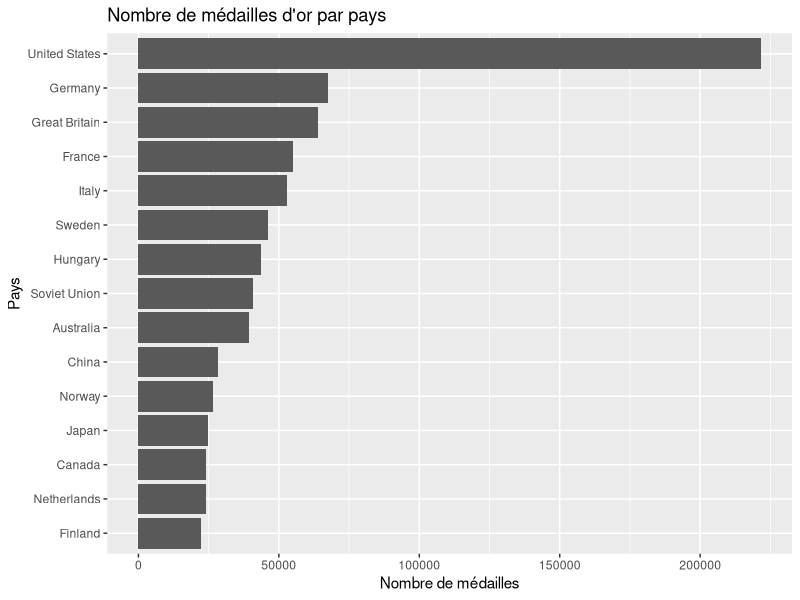
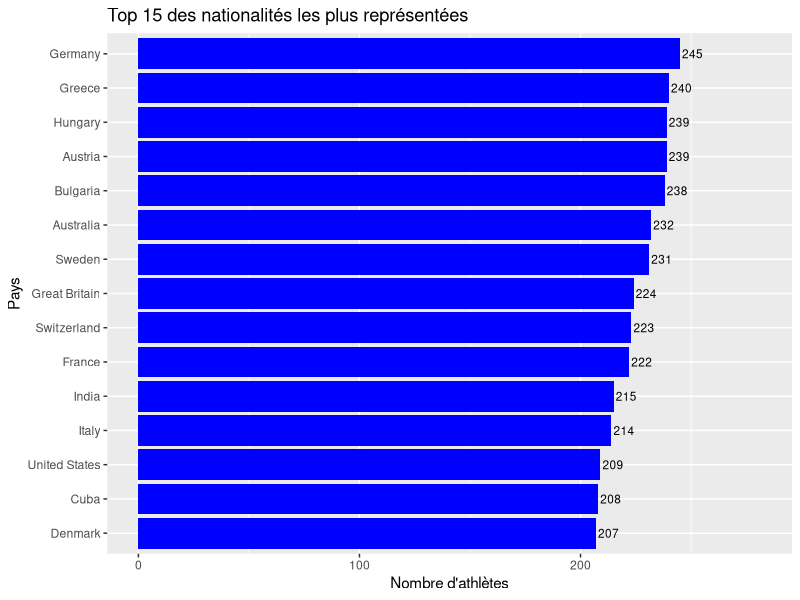
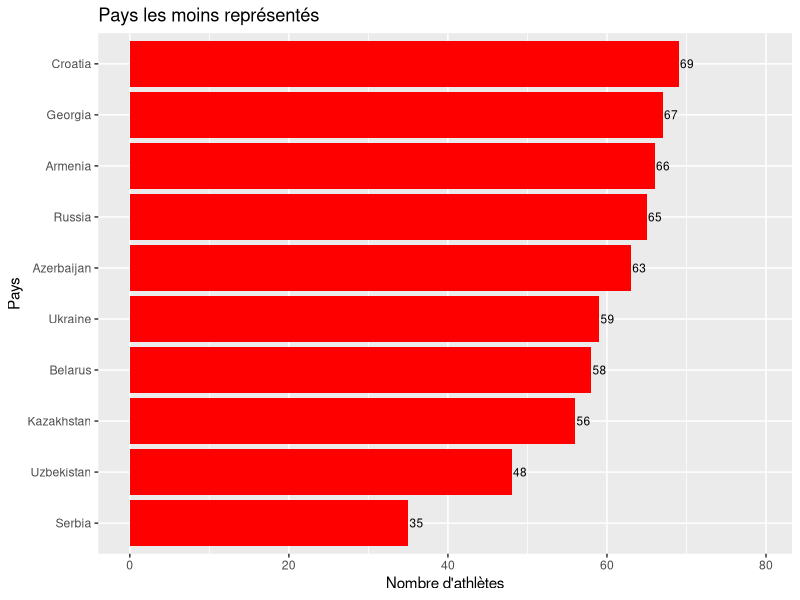
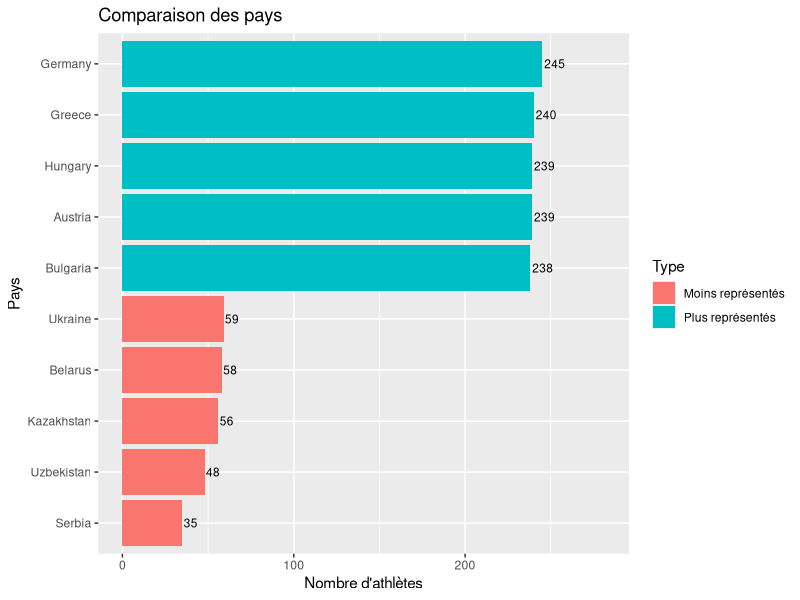

R code for these plots, in order:
## ---- chunk 1
knitr::opts_chunk$set(echo = FALSE, warning = FALSE, message = FALSE)
library(tidyverse)
## ---- chunk 2
library(readr)
library(dplyr)
library(ggplot2)
## ---- chunk 3
dataset = read_csv("data/olympics_athletes_dataset.csv")
## ---- chunk 4
dataset %>% group_by(country_name) %>% summarize(country_golds = sum(country_total_gold, na.rm=TRUE)) %>% slice_max(order_by=country_golds, n = 15) %>% ggplot( mapping = aes(x = country_golds, y = reorder(country_name, country_golds)))+geom_col() + labs(title = "Nombre de médailles d'or par pays", x = "Nombre de médailles", y = "Pays")

## ---- chunk 5
olympics <- read_csv("data/olympics_athletes_dataset.csv", show_col_types = FALSE)

olympics_clean <- olympics |>
  filter(!is.na(nationality), nationality != "")

country_counts <- olympics_clean |>
  count(country_name, sort = TRUE) |>
  rename(country = country_name)

# Top / Bottom
top_15 <- country_counts[1:15, ]
bottom_10 <- tail(country_counts, 10)

# Comparaison
top_5 <- country_counts[1:5, ]
top_5$type <- "Plus représentés"

bottom_5 <- tail(country_counts, 5)
bottom_5$type <- "Moins représentés"

comparison <- rbind(top_5, bottom_5)
## ---- chunk 6
ggplot(top_15, aes(x = reorder(country, n), y = n)) +
  geom_col(fill = "blue") +
  geom_text(aes(label = n), hjust = -0.1, size = 3) +
  coord_flip() +
  ylim(0, max(top_15$n) * 1.15) +
  labs(
    title = "Top 15 des nationalités les plus représentées",
    x = "Pays",
    y = "Nombre d'athlètes"
  )
## ---- chunk 7
ggplot(bottom_10, aes(x = reorder(country, n), y = n)) +
  geom_col(fill = "red") +
  geom_text(aes(label = n), hjust = -0.1, size = 3) +
  coord_flip() +
  ylim(0, max(bottom_10$n) * 1.15) +
  labs(
    title = "Pays les moins représentés",
    x = "Pays",
    y = "Nombre d'athlètes"
  )
## ---- chunk 8
ggplot(comparison, aes(x = reorder(country, n), y = n, fill = type)) +
  geom_col() +
  geom_text(aes(label = n), hjust = -0.1, size = 3) +
  coord_flip() +
  ylim(0, max(comparison$n) * 1.15) +
  labs(
    title = "Comparaison des pays",
    x = "Pays",
    y = "Nombre d'athlètes",
    fill = "Type"
  )
